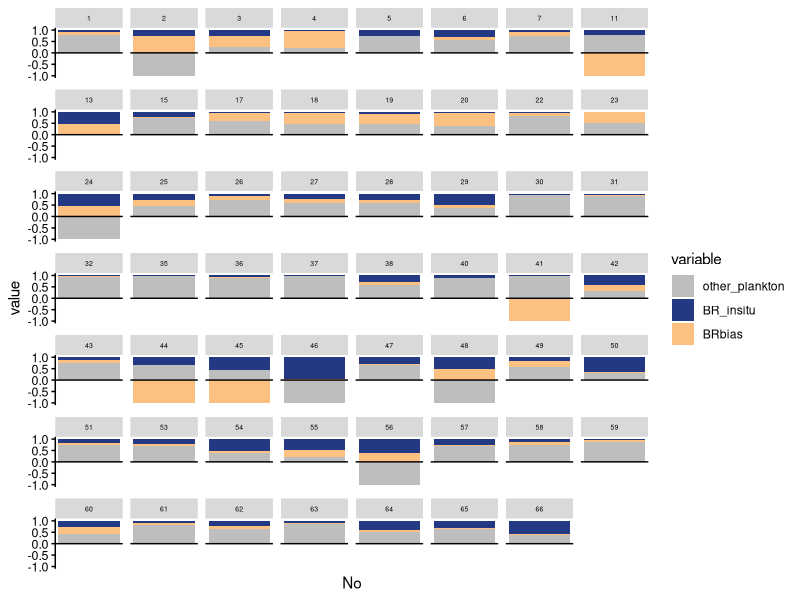
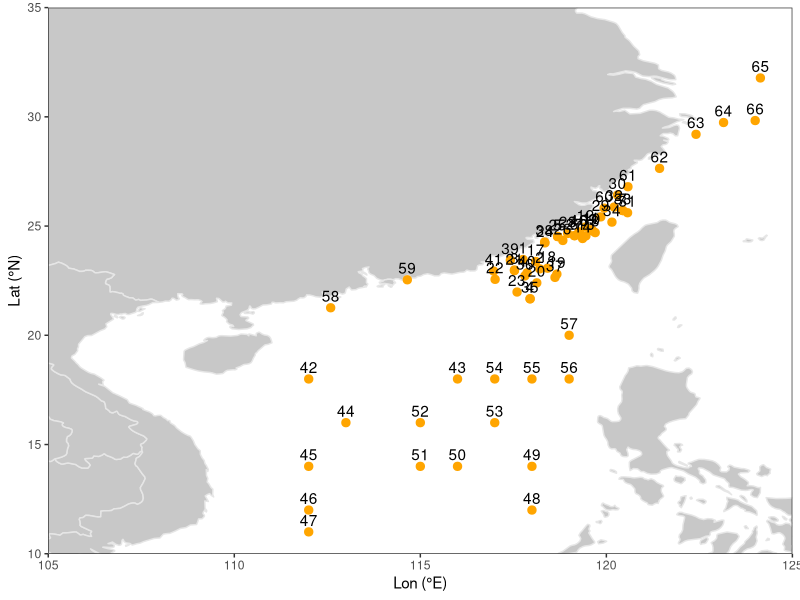
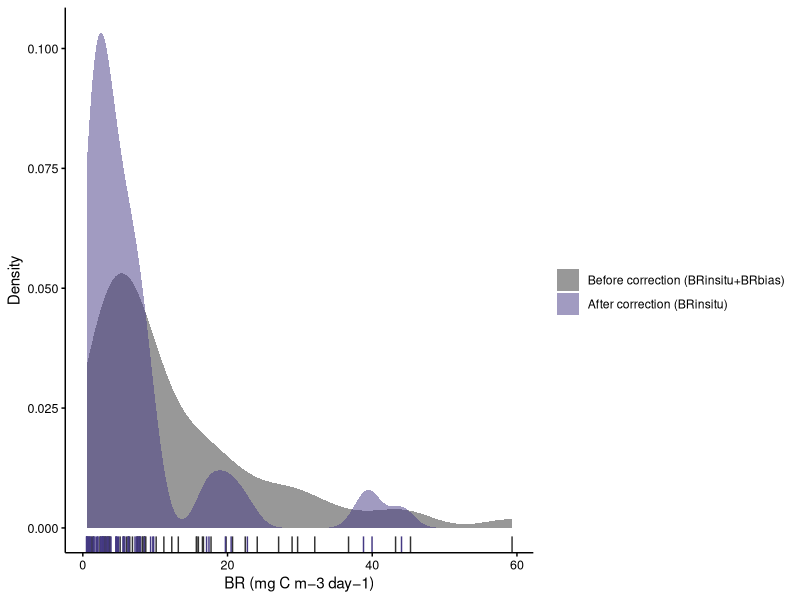
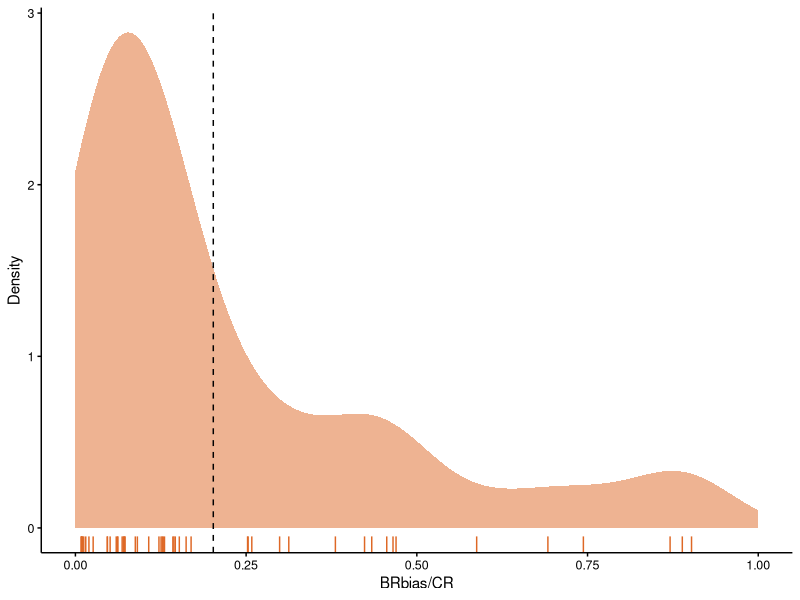

Reproduce these figures in R, in order.
#### Quantification of bacterial respiration bias and its impact on community respiration measurements

library(reshape2)
library(ggplot2)
library(ggpubr)


# Using stacked bar chart to display the CR composition at each sampling station
dat <- read.csv('../output/corrected_BR.csv')

dat$CR <- dat$CR*12
dat$other_plankton <- dat$CR - dat$BR_total
CR <- na.omit(dat[c('No', 'BR_insitu', 'BRbias', 'other_plankton')])
CR <- melt(CR, id = 'No')

p_CR <- ggplot(CR, aes(No, value, fill = variable)) +
facet_wrap(~No, scale = 'free_x') +
geom_col(width = 0.5, position = 'fill') +
scale_fill_manual(limits = c('other_plankton', 'BR_insitu', 'BRbias'), values = c('gray', '#243983', '#fcc081')) +
theme(panel.grid = element_blank(), 
	panel.background = element_rect(color = 'transparent', fill = 'white'), 
	strip.text = element_text(color = 'black', size = 5),
	axis.ticks = element_line(color = 'black', size = 0.5), 
	axis.text = element_text(color = 'black', size = 9),
	axis.text.x = element_blank(),
	axis.ticks.x = element_blank(),
	axis.line.y = element_line(color = 'black', size = 0.5)) +
geom_hline(yintercept = 0, size = 0.5)

p_CR


# Map the marginal sea of the Northwest Pacific
map <- map_data('world')
map <- subset(map, long > 95 & long < 135)
map <- subset(map, lat > 0 & lat < 45)

p <- ggplot() +
geom_polygon(data = map, aes(x = long, y = lat, group = group), color = '#e6e6e6', fill = '#c8c8c8') +
geom_point(data = dat, aes(x = Lon, y = Lat), size = 2.5, color = '#ffa500') +
geom_text(data = dat, aes(x = Lon, y = Lat, label = No), vjust = -0.5) +
theme_bw() +
theme(panel.grid = element_blank(), 
	legend.position = c(0.2, 0.8), 
	legend.background = element_blank(), 
	legend.key = element_blank()) +
coord_cartesian(xlim = c(105, 125),  ylim = c(10, 35)) +
scale_x_continuous(breaks = seq(105, 125, 5), expand = c(0, 0)) +
scale_y_continuous(breaks = seq(10, 35, 5), expand = c(0, 0)) +
labs(x = 'Lon (°E)', y = 'Lat (°N)')

p

# Finally, combine the maps and bar charts using external plotting tools to create Fig. 3a


# Density distribution of BR before and after correction of bottle-based measurements (Fig. 3b)
dat <- read.csv('../output/corrected_BR.csv')

BR <- dat[c('No', 'BR_total', 'BR_insitu')]
BR <- melt(BR, id = 'No')
BR$variable <- factor(BR$variable, levels = c('BR_total', 'BR_insitu'), labels = c('Before correction (BRinsitu+BRbias)', 'After correction (BRinsitu)'))

p_BR <- ggplot(BR, aes(x = value)) +
geom_density(aes(fill = variable), position = position_dodge(width = 0), bins = 10, alpha = 0.5, color = NA) +
geom_rug(aes(color = variable), show.legend = FALSE) +
scale_fill_manual(values = c('#323232', '#443983')) +
scale_color_manual(values = c('#323232', '#443983')) +
theme(panel.grid = element_blank(), 
	panel.background = element_blank(),
	axis.line = element_line(color = 'black', size = 0.5), 
	axis.ticks = element_line(color = 'black', size = 0.5), 
	axis.text = element_text(color = 'black', size = 9)) +
labs(x = 'BR (mg C m−3 day−1)', y = 'Density', fill = '')

p_BR


# Density distribution of BRbias/CR (Fig. 3c)
p_BRbias_CR <- ggplot(dat, aes(x = BRbias_CR)) +
geom_density(bins = 10, fill = '#DE6826', alpha = 0.5, color = NA) +
geom_rug(color = '#DE6826') +
theme(panel.grid = element_blank(), 
	panel.background = element_blank(),
	axis.line = element_line(color = 'black', size = 0.5), 
	axis.ticks = element_line(color = 'black', size = 0.5), 
	axis.text = element_text(color = 'black', size = 9)) +
scale_x_continuous(limits = c(0, 1)) +
geom_vline(xintercept = mean(dat$BRbias_CR, na.rm = TRUE), linetype = 2) +
labs(x = 'BRbias/CR', y = 'Density')

p_BRbias_CR
